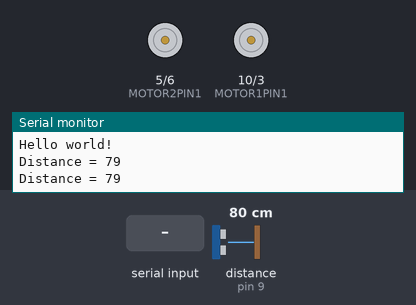
A sketch run on a simulated Arduino Uno, built with avr-gcc and run on an emulated ATmega328P. Shown: motor-driver pin pairs drawn as motors (green arrow = first pin HIGH = forward, orange = second pin HIGH = backward, longer = more drive), the last lines printed to the serial monitor. Wiring (inferred from the names in the program): ultrasonic range finder: trigger pin 8; echo pin 9. The test bench sets the inputs (shaded band); at power-on: distance to the obstacle (sensor on pin 9) 80 cm. The echo pulse lasts 58.3 µs per cm; the modem accepts every AT command (registered, SIM ready, sends succeed) and sends nothing else.

Above: at 3.2 s.
3.3 s: "1\n" received over Serial
At 4.6 s:
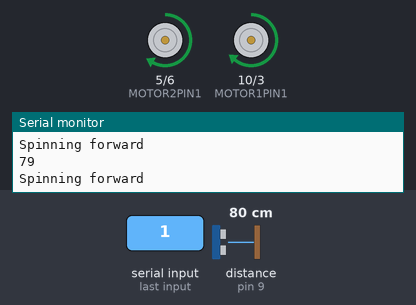
4.9 s: distance to the obstacle (sensor on pin 9) set to 24 cm
6.4 s: distance to the obstacle (sensor on pin 9) set to 19 cm
At 9.3 s:
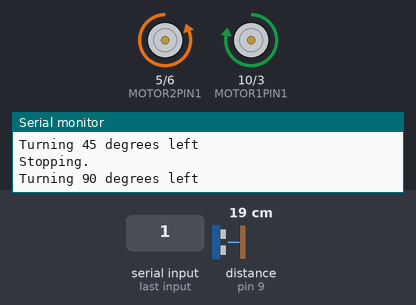
9.4 s: distance to the obstacle (sensor on pin 9) set to 120 cm
At 11.2 s:
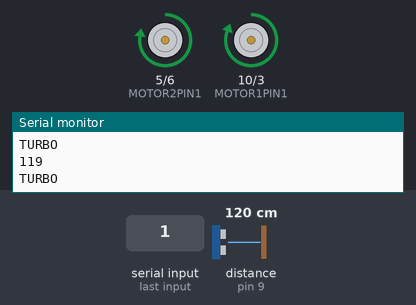
Timing chart, 0 to 12.7 s (numbered marks = the images above; inputs shaded):
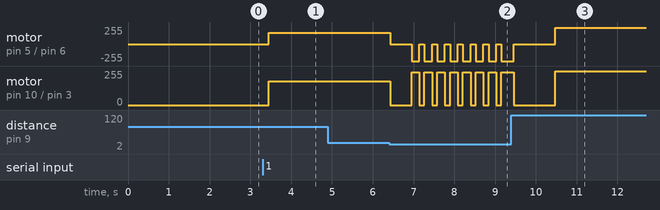

The sketch:

Robot.ino
```cpp
#include <SoftwareSerial.h>

#define MAXDISTANCE 400 //Maximalt avstånd som avståndssensorn mäter
#define SENSORINPUT 9   //Avståndssensor input-sensor
#define SENSORTRIGGER 8 //Avståndssensor trigger-sensor
#define MOTOR1PIN1 10   //Pin för att styra logik för motorerna
#define MOTOR1PIN2 3
#define MOTOR2PIN1 5
#define MOTOR2PIN2 6
#define TXPIN 13        //Transmit-pin för bluetooth
#define RXPIN 12        //Receive-pin för bluetooth

short mode = 2;
short lastmode = 2;
float pwm_left_turbo = 243.3;
float pwm_left_normal = 168;
short pwm_right_normal = 180;
int angle = 0;
int mindistance = 20;
int distances[8];
int lastDistance = MAXDISTANCE;

SoftwareSerial mySerial(RXPIN, TXPIN);
/*Använd bluetoothmodulen på pins som ej är interna TX och RX
vilket gör att både bluetooth och COM över USB kan användas samtidigt*/

//Turbofunktion, roboten åker snabbare framåt
void turbo() {
  Serial.println("TURBO");
  mySerial.println("TURBO");

  digitalWrite(MOTOR1PIN1, HIGH);
  digitalWrite(MOTOR1PIN2, LOW);

  analogWrite(MOTOR2PIN1, pwm_left_turbo);
  digitalWrite(MOTOR2PIN2, LOW);
}

// Funktion för att färdas framåt
void DriveForward() {
  Serial.println("Spinning forward");
  mySerial.println("Spinning forward");

  analogWrite(MOTOR1PIN1, pwm_right_normal);
  digitalWrite(MOTOR1PIN2, LOW);

  analogWrite(MOTOR2PIN1, pwm_left_normal);
  digitalWrite(MOTOR2PIN2, LOW);
}

//Funktion för att färdas bakåt
void DriveBackwards() {

  digitalWrite(MOTOR1PIN1, LOW);
  digitalWrite(MOTOR1PIN2, HIGH);

  digitalWrite(MOTOR2PIN1, LOW);
  digitalWrite(MOTOR2PIN2, HIGH);
}

//Funktion för att stanna helt
void Stop() {
  Serial.println("Stopping.");
  mySerial.println("Stopping.");

  digitalWrite(MOTOR1PIN1, LOW);
  digitalWrite(MOTOR1PIN2, LOW);

  digitalWrite(MOTOR2PIN1, LOW);
  digitalWrite(MOTOR2PIN2, LOW);
}

/*Funktion för att svänga till höger, beroende utav
vinkeln i grader.*/
void TurnRight(int Grader) {
  Serial.print("Turning ");
  Serial.print(Grader);
  Serial.println(" degrees right");
  mySerial.print("Turning ");
  mySerial.print(Grader);
  mySerial.println(" degrees right");

  digitalWrite(MOTOR1PIN1, LOW);
  digitalWrite(MOTOR1PIN2, HIGH);

  digitalWrite(MOTOR2PIN1, HIGH);
  digitalWrite(MOTOR2PIN2, LOW);

  //Använd den funktion som approximerats via experiment
  delay(2.6566 * Grader + 55.2476);
  angle -= Grader * 180 / PI;
  Stop();
}

/*Funktion för att svänga vänster, beroende utav
vinkeln i grader.*/
void TurnLeft(int Grader) {
  Serial.print("Turning ");
  Serial.print(Grader);
  Serial.println(" degrees left");
  mySerial.print("Turning ");
  mySerial.print(Grader);
  mySerial.println(" degrees left");

  analogWrite(MOTOR1PIN1, 245);
  digitalWrite(MOTOR1PIN2, LOW);

  digitalWrite(MOTOR2PIN1, LOW);
  digitalWrite(MOTOR2PIN2, HIGH);

  //Använd den funktion som approximerats via experiment
  delay(2.6566 * Grader + 55.2476);
  angle += Grader * 180 / PI;
  Stop();
}

//Funktion för att omvandla avståndssensorns data till avstånd.
long MeasureDistance() {
  digitalWrite(SENSORTRIGGER, LOW);
  delayMicroseconds(2);
  digitalWrite(SENSORTRIGGER, HIGH);
  delayMicroseconds(10);
  digitalWrite(SENSORTRIGGER, LOW);

  /*Använd datatypen long och multiplicera tiden ifrån pulseIn
  med faktorn 0.03432/2 vilket ger avståndet till hindret som hittats.
  Detta fungerar eftersom 0.03432 är ljudhastigheten i cm/us.
  Faktorn 1/2 är eftersom avståndssensorn mäter tiden för pulsen
  att träffa objektet och komma tillbaka. Vi vill bara ha reda på
  tiden fram till att pulsen träffat objektet. De vilkorssatser
  som används nedan är för att förhindra avståndssensorn att mäta
  ett negativt värde vilket uppstod tidigare.*/
  long distance = pulseIn(SENSORINPUT, HIGH) * (0.03432 / 2);
  if (distance > MAXDISTANCE)
  {
    lastDistance = MAXDISTANCE;
    return MAXDISTANCE;
  }
  else if (distance < 6 && lastDistance == MAXDISTANCE || distance < 0) {
    return lastDistance;
  }
  else
  {
    lastDistance = distance;
    return distance;
  }


}

/*Mät avståndet iterations antal gånger och beräkna sedan
medelvärdet utav dessa värden.*/
int measureDistance(int iterations) {
  int returnValue = 0;

  for (int i = 0; i < iterations; i++)
  {
    returnValue += MeasureDistance();
  }

  return returnValue / iterations;
}

//Funktion för att hitta största värdet i en array
int FindMax(int ARRAY[], byte START, byte END)
{
  int MAXIMUM, LOCATION;

  /*Jämför de olika värden som finns i ARRAY.
    Om ett ARRAY[i] är större än MAXIMUM, ansätt
    MAXIMUM = ARRAY[i]. Ansätt också LOCATION = i.
    När alla index jämförts, returnera i.*/
  MAXIMUM = ARRAY[START];
  LOCATION = START;
  for (byte i = START + 1; i < END; i++)
  {
    if (ARRAY[i] > MAXIMUM)
    {
      MAXIMUM = ARRAY[i];
      LOCATION = i;
    }
  }

  return LOCATION;
}

//Huvudfunktion där roboten undviker hinder

void Main() {

  int measuredDistance = MeasureDistance();
  mySerial.println(measuredDistance);
  Serial.println(measuredDistance);

  if (measuredDistance >= 100) {
    turbo();
  }
  else if (measuredDistance > mindistance) {
    DriveForward();
  }
  else {
    for (int i = 0; i < 3; i++)
    {
      distances[i] = NULL;
    }

    Stop();
    delay(500);

    TurnLeft(45);

    distances[0] = MeasureDistance();
    delay(100);

    TurnLeft(45);

    distances[1] = MeasureDistance();
    delay(100);

    TurnLeft(45);

    distances[2] = MeasureDistance();
    delay(100);

    TurnLeft(45);

    distances[3] = MeasureDistance();
    delay(100);

    TurnLeft(45);

    distances[4] = MeasureDistance();
    delay(100);

    TurnLeft(45);

    distances[5] = MeasureDistance();
    delay(100);

    TurnLeft(45);

    distances[6] = MeasureDistance();
    delay(100);

    int Position = FindMax(distances, 0, 7);
    switch (Position)
    {
      case 0:
        TurnLeft(90);

        delay(1000);
        break;

      case 1:
        TurnLeft(135);

        delay(1000);
        break;

      case 2:
        TurnLeft(180);

        delay(1000);
        break;

      case 3:
        TurnRight(135);

        delay(1000);
        break;

      case 4:
        TurnRight(90);

        delay(1000);
        break;

      case 5:
        TurnRight(45);

        delay(1000);
        break;

      default:

        delay(1000);
        break;
    }
  }
}

void setup() {
  // put your setup code here, to run once:

  Serial.begin(57600);
  mySerial.begin(9600);

  mySerial.print("AT");
  delay(1000);
  mySerial.print("AT+NAMERobot");
  delay(1000);
  mySerial.print("AT+PIN1337");
  mySerial.println();

  pinMode(MOTOR1PIN1, OUTPUT);
  pinMode(MOTOR1PIN2, OUTPUT);

  pinMode(MOTOR2PIN1, OUTPUT);
  pinMode(MOTOR2PIN2, OUTPUT);

  pinMode(SENSORINPUT, INPUT);
  pinMode(SENSORTRIGGER, OUTPUT);

  digitalWrite(MOTOR1PIN1, LOW);
  digitalWrite(MOTOR1PIN2, LOW);

  digitalWrite(MOTOR2PIN1, LOW);
  digitalWrite(MOTOR2PIN2, LOW);

  Serial.println("Hello world!");
  mySerial.println("Hello world!");
}

void loop() {
  // put your main code here, to run repeatedly:

  if (Serial.available() > 0)
  {
    int value = Serial.parseInt();
    if (value != NULL)
    {
      mode = value;
    }
  }

  if (mySerial.available() > 0)
  {
    int value = mySerial.parseInt();
    if (value != NULL)
    {
      mode = value;
    }
  }

  if (mode != lastmode)
  {
    switch (mode) {
      case 1:
        Serial.println("Running Main()");
        mySerial.println("Running Main()");
        break;
      case 2:
        Stop();
        Serial.println("Running SensorTest()");
        mySerial.println("Running SensorTest()");
        break;
      default:
        Serial.println("Need mode...");
        Serial.println("mode = " + mode);
        mySerial.println("Need mode...");
        mySerial.println("mode = " + mode);
        break;
    }
  }

  switch (mode) {
    case 1:
      Main();
      lastmode = 1;
      break;
    case 2:
      SensorTest();
      lastmode = 2;
      break;
    default:
      break;
  }
}

//Script för de olika test vi ska genomföra/har genomfört

/*Funktion som gör att roboten svänger vänster en
viss tid för att sedan stanna.*/
void TurnLeftms(int miliseconds)
{
  Serial.print("Turning left for ");
  Serial.print(miliseconds);
  Serial.println(" miliseconds");
  mySerial.print("Turning left for ");
  mySerial.print(miliseconds);
  mySerial.println(" miliseconds");

  digitalWrite(MOTOR1PIN1, HIGH);
  digitalWrite(MOTOR1PIN2, LOW);

  digitalWrite(MOTOR2PIN1, LOW);
  digitalWrite(MOTOR2PIN2, HIGH);

  delay(miliseconds);

  Stop();
}

/*Funktion som gör att roboten svänger höger en
viss tid för att sedan stanna.*/
void TurnRightms(int miliseconds)
{
  Serial.print("Turning right for ");
  Serial.print(miliseconds);
  Serial.println(" miliseconds");
  mySerial.print("Turning right for ");
  mySerial.print(miliseconds);
  mySerial.println(" miliseconds");

  digitalWrite(MOTOR1PIN1, LOW);
  digitalWrite(MOTOR1PIN2, HIGH);

  digitalWrite(MOTOR2PIN1, HIGH);
  digitalWrite(MOTOR2PIN2, LOW);

  delay(miliseconds);

  Stop();
}

/*Sväng vänster i 150ms och öka sedan tiden med 10ms tills
210ms uppnåtts. Stanna också i 20 sekunder mellan varje
svängningstillfälle.*/
void TurnTest1() {
  delay(10000);
  for (int i = 15 ; i < 21 ; i++) {
    TurnLeftms(10 * i);
    delay(20000);
  }

}

/*Vänta 5 sekunder och sväng sedan en lång tid för att
kunna approximera den maximala vinkelhastigheten hos roboten*/
void TurnTest2() {
  delay(5000);
  TurnLeft(50000);

}

/*Test av svängfunktion för att se hur väl den stämmer
överens med verkligheten.*/
void TurnTest3() {
  //Test av färdig svängfunktion
  delay(5000);
  TurnLeft(45);

  distances[0] = MeasureDistance();
  delay(1000);

  TurnLeft(45);

  distances[1] = MeasureDistance();
  delay(1000);

  TurnLeft(45);

  distances[2] = MeasureDistance();
  delay(1000);

  TurnLeft(45);

  distances[3] = MeasureDistance();
  delay(1000);

  TurnLeft(45);

  distances[4] = MeasureDistance();
  delay(1000);

  TurnLeft(45);

  distances[5] = MeasureDistance();
  delay(1000);

  TurnLeft(45);

  distances[6] = MeasureDistance();
  delay(1000);

  TurnLeft(45);
  delay(1000);
}

//Testa svängfunktionen vid större vinklar
void TurnTest4() {
  delay(4000);
  TurnRight(360);

  delay(4000);
  TurnLeft(360);

  delay(4000);
  TurnRight(180);

  delay(4000);
  TurnLeft(180);

  delay(4000);
}

//Stå still och mät endast avståndet till ett objekt
void SensorTest() {
  //Test av avståndssensorn
  long distance = MeasureDistance();
  Serial.print("Distance = ");
  Serial.println(distance);
  mySerial.print("Distance = ");
  mySerial.println(distance);
  delay(100);
}

//Kör framåt
void driveTest()
{
  DriveForward();
}
```

Measured:
- the behaviour switches between 22 and 21 cm on distance to the obstacle (sensor on pin 9) (found by bisection; images 1 and 2)
- after the input at 3.3 s, motor on pin 5 (MOTOR2PIN1) / pin 6 (MOTOR2PIN2): stopped → forward 168/255 after 0.15 s; motor on pin 10 (MOTOR1PIN1) / pin 3 (MOTOR1PIN2): stopped → forward 180/255 after 0.15 s
- after the input at 6.4 s, motor on pin 5 (MOTOR2PIN1) / pin 6 (MOTOR2PIN2): forward 168/255 → stopped at once, then repeats every 0.31 s: backward 255/255 0.19 s, stopped 0.13 s; motor on pin 10 (MOTOR1PIN1) / pin 3 (MOTOR1PIN2): forward 180/255 → stopped at once, then repeats every 0.31 s: forward 245/255 0.19 s, stopped 0.13 s
